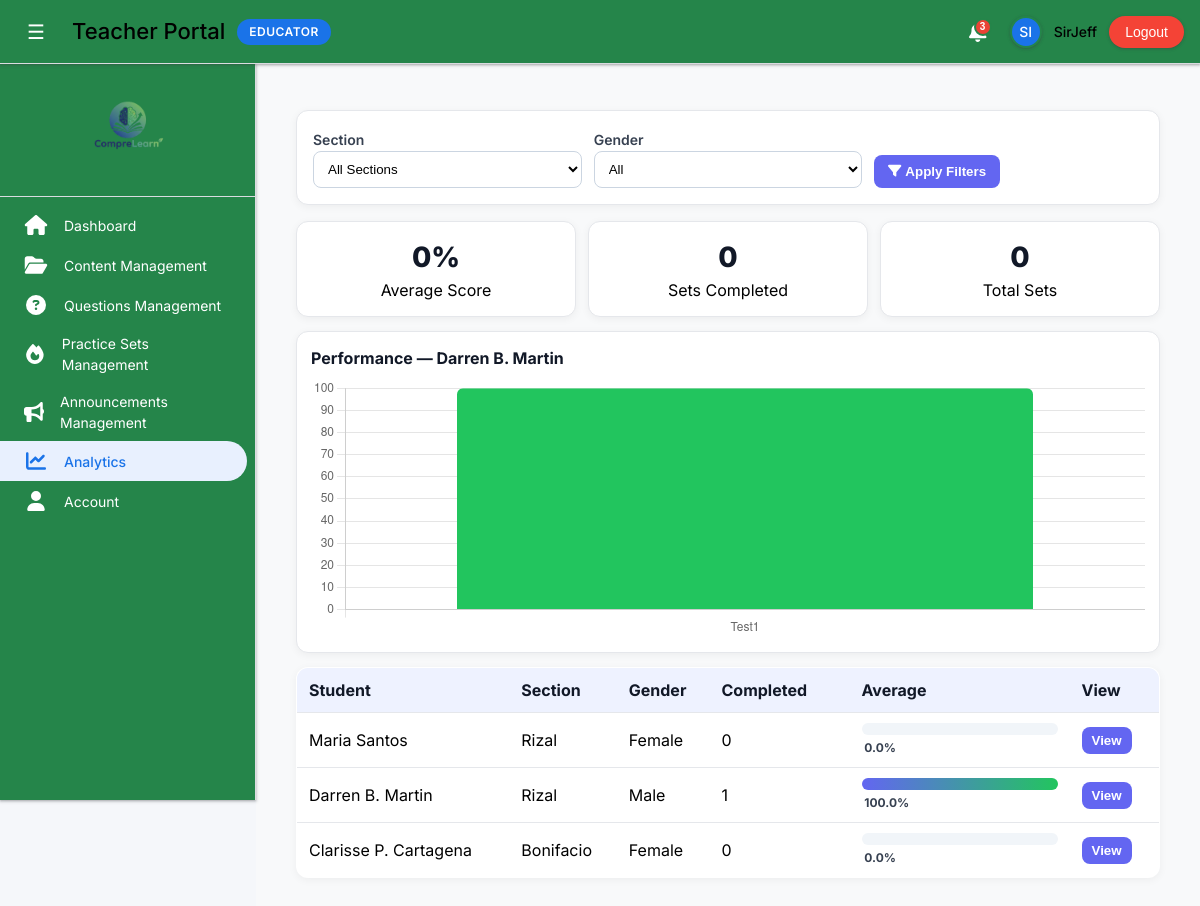
/Teacher/teacher_analytics.php (signed in), run on the app's committed database.
### tables this page shows
CREATE TABLE `students` (
  `id` int(11) NOT NULL,
  `student_id` varchar(50) DEFAULT NULL,
  `name` varchar(100) NOT NULL,
  `student_number` varchar(50) NOT NULL,
  `email` varchar(100) NOT NULL,
  `gender` enum('male','female') DEFAULT NULL,
  `password` varchar(255) NOT NULL,
  `section_id` int(11) DEFAULT NULL,
  `created_at` timestamp NOT NULL DEFAULT current_timestamp(),
  `updated_at` timestamp NOT NULL DEFAULT current_timestamp() ON UPDATE current_timestamp()
);

### Teacher/includes/teacher_init.php (called while the page is built, shortened)
<?php
$teacherId = (int)($_SESSION['teacher_id'] ?? 0);
$conn = new mysqli('localhost', 'root', '', 'compre_learn');
$conn->query("CREATE TABLE IF NOT EXISTS reading_materials (
    id INT AUTO_INCREMENT PRIMARY KEY,
    teacher_id INT NOT NULL,
    title VARCHAR(255) NOT NULL,
    content MEDIUMTEXT NOT NULL,
    theme_settings JSON NULL,
    created_at TIMESTAMP DEFAULT CURRENT_TIMESTAMP,
    updated_at TIMESTAMP DEFAULT CURRENT_TIMESTAMP ON UPDATE CURRENT_TIMESTAMP
) ENGINE=InnoDB DEFAULT CHARSET=utf8mb4");
$conn->query("CREATE TABLE IF NOT EXISTS assessments (
    id INT AUTO_INCREMENT PRIMARY KEY,
    teacher_id INT NOT NULL,
    title VARCHAR(255) NOT NULL,
    description TEXT NULL,
    theme_settings JSON NULL,
    created_at TIMESTAMP DEFAULT CURRENT_TIMESTAMP
) ENGINE=InnoDB DEFAULT CHARSET=utf8mb4");
$conn->query("CREATE TABLE IF NOT EXISTS assessment_questions (
    id INT AUTO_INCREMENT PRIMARY KEY,
    assessment_id INT NOT NULL,
    question_type ENUM('multiple_choice','matching','essay') NOT NULL,
    question_text TEXT NOT NULL,
    options_json JSON NULL,
    answer TEXT NULL,
    created_at TIMESTAMP DEFAULT CURRENT_TIMESTAMP
) ENGINE=InnoDB DEFAULT CHARSET=utf8mb4");
$conn->query("CREATE TABLE IF NOT EXISTS assessment_assignments (
    id INT AUTO_INCREMENT PRIMARY KEY,
    assessment_id INT NOT NULL,
    section_id INT NULL,
    student_id INT NULL,
    created_at TIMESTAMP DEFAULT CURRENT_TIMESTAMP
) ENGINE=InnoDB DEFAULT CHARSET=utf8mb4");
$conn->query("CREATE TABLE IF NOT EXISTS announcements (
    id INT AUTO_INCREMENT PRIMARY KEY,
    teacher_id INT NOT NULL,
    title VARCHAR(255) NOT NULL,
    content TEXT NULL,
    created_at TIMESTAMP DEFAULT CURRENT_TIMESTAMP
) ENGINE=InnoDB DEFAULT CHARSET=utf8mb4");
function getTeacherSections($conn, $teacherId) {
    $sections = [];
    if ($teacherId > 0) {
        $stmt = $conn->prepare("
            SELECT s.id, s.name as section_name
            FROM sections s
            INNER JOIN teacher_sections ts ON s.id = ts.section_id
            WHERE ts.teacher_id = ?
            ORDER BY s.name
        ");
        if ($stmt) {
            $stmt->bind_param('i', $teacherId);
            $stmt->execute();
            $result = $stmt->get_result();
            while ($row = $result->fetch_assoc()) {
                $sections[] = $row;
            }
        }
    }
    return $sections;
}
$teacherSections = getTeacherSections($conn, $teacherId);
?>

### Student/Includes/NewResponseHandler.php (called while the page is built, shortened)
<?php
class NewResponseHandler {
    private $conn;
    public function __construct($connection) {
        $this->conn = $connection;
    }
    public function calculateTotalScore($studentId, $questionSetId) {
        try {
            $stmt = $this->conn->prepare("
                SELECT
                    SUM(score) as total_score,
                    COUNT(*) as total_questions,
                    SUM(CASE WHEN is_correct = 1 THEN 1 ELSE 0 END) as correct_answers
                FROM student_responses
                WHERE student_id = ? AND question_set_id = ?
            ");
            $stmt->bind_param('ii', $studentId, $questionSetId);
            $stmt->execute();
            $result = $stmt->get_result()->fetch_assoc();
            return [
                'total_score' => (float)($result['total_score'] ?? 0),
                'total_questions' => (int)($result['total_questions'] ?? 0),
                'correct_answers' => (int)($result['correct_answers'] ?? 0)
            ];
        } catch (Exception $e) {
            return ['total_score' => 0, 'total_questions' => 0, 'correct_answers' => 0];
        }
    }
    public function getMaxPointsForSet($questionSetId) {
        try {
            $stmt = $this->conn->prepare("
                SELECT
                    (SELECT COALESCE(SUM(points), 0) FROM mcq_questions WHERE set_id = ?) +
                    (SELECT COALESCE(SUM(points), 0) FROM matching_questions WHERE set_id = ?) +
                    (SELECT COALESCE(SUM(points), 0) FROM essay_questions WHERE set_id = ?) as max_points
            ");
            $stmt->bind_param('iii', $questionSetId, $questionSetId, $questionSetId);
            $stmt->execute();
            $result = $stmt->get_result()->fetch_assoc();
            return (float)($result['max_points'] ?? 0);
        } catch (Exception $e) {
            return 0;
        }
    }
}
?>

### Teacher/teacher_analytics.php (the view, shortened to what this page needs)
<?php
require_once __DIR__ . '/includes/teacher_init.php';
require_once __DIR__ . '/includes/teacher_layout.php';
require_once __DIR__ . '/../Student/Includes/NewResponseHandler.php';
$responseHandler = new NewResponseHandler($conn);
$filterSectionId = isset($_GET['section']) ? (int)$_GET['section'] : 0;
$filterGenderRaw = strtolower(trim($_GET['gender'] ?? ''));
$filterGender = in_array($filterGenderRaw, ['male','female']) ? $filterGenderRaw : '';
$hasGenderCol = false;
try { $chk = $conn->query("SHOW COLUMNS FROM students LIKE 'gender'"); $hasGenderCol = ($chk && $chk->num_rows > 0); } catch (Exception $e) {}
$teacherSectionIds = array_map(function($s){ return (int)$s['id']; }, $teacherSections ?? []);
$students = [];
if ($filterSectionId > 0) {
    $sql = "SELECT * FROM students WHERE section_id = ?" . ($hasGenderCol && $filterGender ? " AND LOWER(gender) = ?" : "");
    $stmt = $conn->prepare($sql);
    if ($hasGenderCol && $filterGender) { $stmt->bind_param('is', $filterSectionId, $filterGender); } else { $stmt->bind_param('i', $filterSectionId); }
} else {
    $placeholders = implode(',', array_fill(0, count($teacherSectionIds), '?'));
    $sql = "SELECT * FROM students WHERE section_id IN ($placeholders)" . ($hasGenderCol && $filterGender ? " AND LOWER(gender) = ?" : "");
    $stmt = $conn->prepare($sql);
    $types = str_repeat('i', count($teacherSectionIds)) . (($hasGenderCol && $filterGender) ? 's' : '');
    $params = $teacherSectionIds; if ($hasGenderCol && $filterGender) { $params[] = $filterGender; }
    $stmt->bind_param($types, ...$params);
}
if ($stmt && $stmt->execute()) { $students = $stmt->get_result()->fetch_all(MYSQLI_ASSOC); }
function getSetsForSection(mysqli $conn, int $teacherId, int $sectionId): array {
    $sets = [];
    $st = $conn->prepare('SELECT id, set_title, created_at FROM question_sets WHERE teacher_id = ? AND section_id = ? ORDER BY created_at DESC');
    if ($st) { $st->bind_param('ii', $teacherId, $sectionId); $st->execute(); $sets = $st->get_result()->fetch_all(MYSQLI_ASSOC); }
    return $sets;
}
$rows = [];
$chartMap = [];
foreach ($students as $stu) {
    $sid = (int)($stu['id'] ?? 0);
    $secId = (int)($stu['section_id'] ?? 0);
    $sets = getSetsForSection($conn, $teacherId, $secId);
    $completed = 0; $scoreSum = 0.0; $maxSum = 0.0;
    $perLabels = []; $perData = [];
    foreach ($sets as $set) {
        $setId = (int)$set['id'];
        try {
            $totalScore = $responseHandler->calculateTotalScore($sid, $setId);
            if (is_array($totalScore) && ($totalScore['total_questions'] ?? 0) > 0) {
                $completed++;
                $scoreSum += (float)($totalScore['total_score'] ?? 0);
                $maxPts = (float)$responseHandler->getMaxPointsForSet($setId);
                $maxSum += $maxPts;
                $pctSet = $maxPts > 0 ? round((($totalScore['total_score'] ?? 0) / $maxPts) * 100, 1) : 0;
                $perLabels[] = $set['set_title'];
                $perData[] = $pctSet;
            }
        } catch (Exception $e) {}
    }
    $avgPct = ($maxSum > 0) ? round(($scoreSum / $maxSum) * 100, 1) : 0.0;
    $rows[] = [
        'student_id' => $sid,
        'name' => $stu['name'] ?? ($stu['username'] ?? 'Student'),
        'gender' => $hasGenderCol ? (strtolower($stu['gender'] ?? '') ?: '') : '',
        'section_id' => $secId,
        'completed' => $completed,
        'avg_pct' => $avgPct,
    ];
    $chartMap[$sid] = [ 'name' => ($stu['name'] ?? ($stu['username'] ?? 'Student')), 'labels' => $perLabels, 'data' => $perData ];
}
$sectionMap = [];
foreach (($teacherSections ?? []) as $s) { $sectionMap[(int)$s['id']] = $s['section_name'] ?: $s['name']; }
?>
<div class="container">
    <form class="filters" method="get">
        <div class="grid">
            <div>
                <label>Section</label>
                <select name="section">
                    <option value="0">All Sections</option>
                </select>
            </div>
            <div>
                <label>Gender</label>
                <?php if ($hasGenderCol): ?>
                    <select name="gender">
                        <option value="">All</option>
                    </select>
                <?php else: ?>
                    <div class="badge">No gender data</div>
                <?php endif; ?>
            </div>
            <div style="display:flex; align-items:flex-end;">
                <button class="btn" type="submit"><i class="fas fa-filter"></i>&nbsp;Apply Filters</button>
            </div>
        </div>
    </form>
    <div class="summary" id="summaryStudent" style="display:none;">
        <div class="stat"><div class="num" id="sAvg">0%</div><div>Average Score</div></div>
        <div class="stat"><div class="num" id="sCompleted">0</div><div>Sets Completed</div></div>
        <div class="stat"><div class="num" id="sTotal">0</div><div>Total Sets</div></div>
    </div>
    <div class="charts">
        <div class="chart-card">
            <h3 id="chartTitle">Student Performance</h3>
            <div class="chart-wrap"><canvas id="studentsBar"></canvas></div>
        </div>
    </div>
    <table class="table">
        <thead>
            <tr>
                <th>Student</th>
                <th>Section</th>
                <?php if ($hasGenderCol): ?><th>Gender</th><?php endif; ?>
                <th style="width:140px;">Completed</th>
                <th style="width:220px;">Average</th>
                <th style="width:90px;">View</th>
            </tr>
        </thead>
        <tbody>
            <?php foreach ($rows as $r): $pct = (float)$r['avg_pct']; ?>
                <tr>
                    <td><?php echo h($r['name']); ?></td>
                    <td><?php echo h($sectionMap[$r['section_id']] ?? ''); ?></td>
                    <?php if ($hasGenderCol): ?><td><?php echo h(ucfirst($r['gender'] ?: '')); ?></td><?php endif; ?>
                    <td><?php echo (int)$r['completed']; ?></td>
                    <td>
                        <div class="bar"><span style="width: <?php echo min(100,$pct); ?>%"></span></div>
                        <div style="font-size:12px;color:#374151;margin-top:4px; font-weight:700;">&nbsp;<?php echo number_format($pct,1); ?>%</div>
                    </td>
                    <td><button class="btn" style="padding:6px 10px;" onclick="showStudent(<?php echo (int)$r['student_id']; ?>, <?php echo (int)$r['completed']; ?>, <?php echo count(getSetsForSection($conn,$teacherId,(int)$r['section_id'])); ?>, <?php echo json_encode(number_format($pct,1)); ?>)">View</button></td>
                </tr>
            <?php endforeach; ?>
        </tbody>
    </table>
</div>
<script>
// Build chart dataset per student from PHP
const studentCharts = <?php echo json_encode($chartMap); ?>;
let chart;
function renderChart(labels, data, title){
  const ctx = document.getElementById('studentsBar');
  if (!ctx) return;
  if (chart) chart.destroy();
  chart = new Chart(ctx, {
    type: 'bar',
    data: { labels, datasets: [{ label: 'Score %', data, borderRadius:6, backgroundColor: data.map(v => v>=75?'#22c55e':(v>=50?'#f59e0b':'#ef4444')) }] },
    options: { responsive:true, maintainAspectRatio:false, scales:{ y:{ beginAtZero:true, max:100, ticks:{ stepSize:10 } } }, plugins:{ legend:{ display:false } } }
  });
  const titleEl = document.getElementById('chartTitle'); if (titleEl) titleEl.textContent = title || 'Student Performance';
}
function showStudent(studentId, completed=0, totalSets=0, avgStr='0'){
  const d = studentCharts[String(studentId)] || studentCharts[studentId];
  if (!d) return;
  renderChart(d.labels||[], d.data||[], 'Performance — '+(d.name||'Student'));
  // Swap summary cards
  const def = document.getElementById('summaryDefault');
  const stu = document.getElementById('summaryStudent');
  if (def && stu){ def.style.display='none'; stu.style.display='grid'; }
  // Fill numbers
  const sAvg = document.getElementById('sAvg');
  const sComp = document.getElementById('sCompleted');
  const sTotal = document.getElementById('sTotal');
  if (sAvg) sAvg.textContent = (avgStr || '0') + '%';
  if (sComp) sComp.textContent = String(completed||0);
  if (sTotal) sTotal.textContent = String(totalSets||0);
}
// Auto-select first with data or first row
(function(){
  const keys = Object.keys(studentCharts||{});
  let chosen = null;
  for (const k of keys){ const d = studentCharts[k]; if (d && (d.data||[]).length>0){ chosen = k; break; } }
  if (!chosen && keys.length) chosen = keys[0];
  if (chosen) showStudent(chosen);
})();
</script>

### Teacher/includes/teacher_layout.php (style rules this page uses)
:root { --primary: #1a73e8; --primary-dark: #1557b0; --secondary: #34a853; --accent: #ea4335; --warning: #fbbc04; --purple: #9c27b0; --teal: #00bcd4; --success: #4caf50; --error: #f44336; --bg-primary:rgb(37, 133, 74); --bg-secondary: #f8f9fa; --bg-tertiary: #e8f0fe; --text-primary:rgb(0, 0, 0); --text-secondary:rgb(255, 255, 255); --text-muted: #9aa0a6; --border: #dadce0; --shadow-sm: 0 1px 2px 0 rgba(60,64,67,.3), 0 1px 3px 1px rgba(60,64,67,.15); --shadow-md: 0 1px 2px 0 rgba(60,64,67,.3), 0 2px 6px 2px rgba(60,64,67,.15); --shadow-lg: 0 2px 4px 0 rgba(60,64,67,.3), 0 4px 8px 3px rgba(60,64,67,.15); --shadow-xl: 0 4px 8px 0 rgba(60,64,67,.3), 0 8px 16px 4px rgba(60,64,67,.15); }
* { box-sizing: border-box; }
body { font-family: 'Inter', -apple-system, BlinkMacSystemFont, 'Segoe UI', Roboto, sans-serif; background: var(--bg-secondary); margin: 0; color: var(--text-primary); line-height: 1.5; }

### Teacher/teacher_analytics.php (style rules this page uses)
body { background:#f5f7fa; }
.container { max-width: 1100px; margin: 22px auto; padding: 0 16px; }
.filters { background:#fff; border:1px solid #e5e7eb; border-radius:12px; padding:16px; box-shadow:0 2px 8px rgba(0,0,0,.05); margin-bottom:16px; }
.grid { display:grid; grid-template-columns: repeat(3, 1fr); gap:12px; }
label { font-weight:600; color:#374151; font-size:14px; }
select { width:100%; padding:9px 10px; border:1px solid #cbd5e1; border-radius:8px; background:#fff; }
.summary { display:grid; grid-template-columns: repeat(3, 1fr); gap:12px; margin: 14px 0; }
.stat { background:#fff; border:1px solid #e5e7eb; border-radius:12px; padding:14px; text-align:center; box-shadow:0 2px 8px rgba(0,0,0,.05); }
.stat .num { font-size:28px; font-weight:800; color:#111827; }
.charts { display:grid; grid-template-columns: 1fr; gap:12px; margin:14px 0; }
.chart-card { background:#fff; border:1px solid #e5e7eb; border-radius:12px; padding:14px; box-shadow:0 2px 8px rgba(0,0,0,.05); }
.chart-card h3 { margin:0 0 8px 0; color:#111827; font-size:16px; font-weight:700; }
.chart-wrap { position:relative; height:260px; }
.table { width:100%; border-collapse:collapse; background:#fff; border:1px solid #e5e7eb; border-radius:12px; overflow:hidden; box-shadow:0 2px 8px rgba(0,0,0,.05); }
.table thead { background:#eef2ff; color:#111827; }
.table th, .table td { padding:10px 12px; border-bottom:1px solid #e5e7eb; text-align:left; }
.bar { height:12px; background:#f1f5f9; border-radius:9999px; overflow:hidden; }
.bar > span { display:block; height:100%; background:linear-gradient(90deg,#6366f1,#22c55e); width:0; }
.btn { border:none; background:#6366f1; color:#fff; padding:9px 14px; border-radius:8px; cursor:pointer; font-weight:700; }

### data on the page
students: name "Maria Santos", section "Rizal", gender "Female", completed "0", pct "0.0"
students: name "Darren B. Martin", section "Rizal", gender "Male", section "1", min(100,$pct) 100 (drawn), pct "100.0"
students: name "Clarisse P. Cartagena", section "Bonifacio", gender "Female", completed "0", pct "0.0"

### other printed values
substr($_SESSION['teacher_name'],0,2) "SI"
$_SESSION['teacher_name'] "SirJeff"
